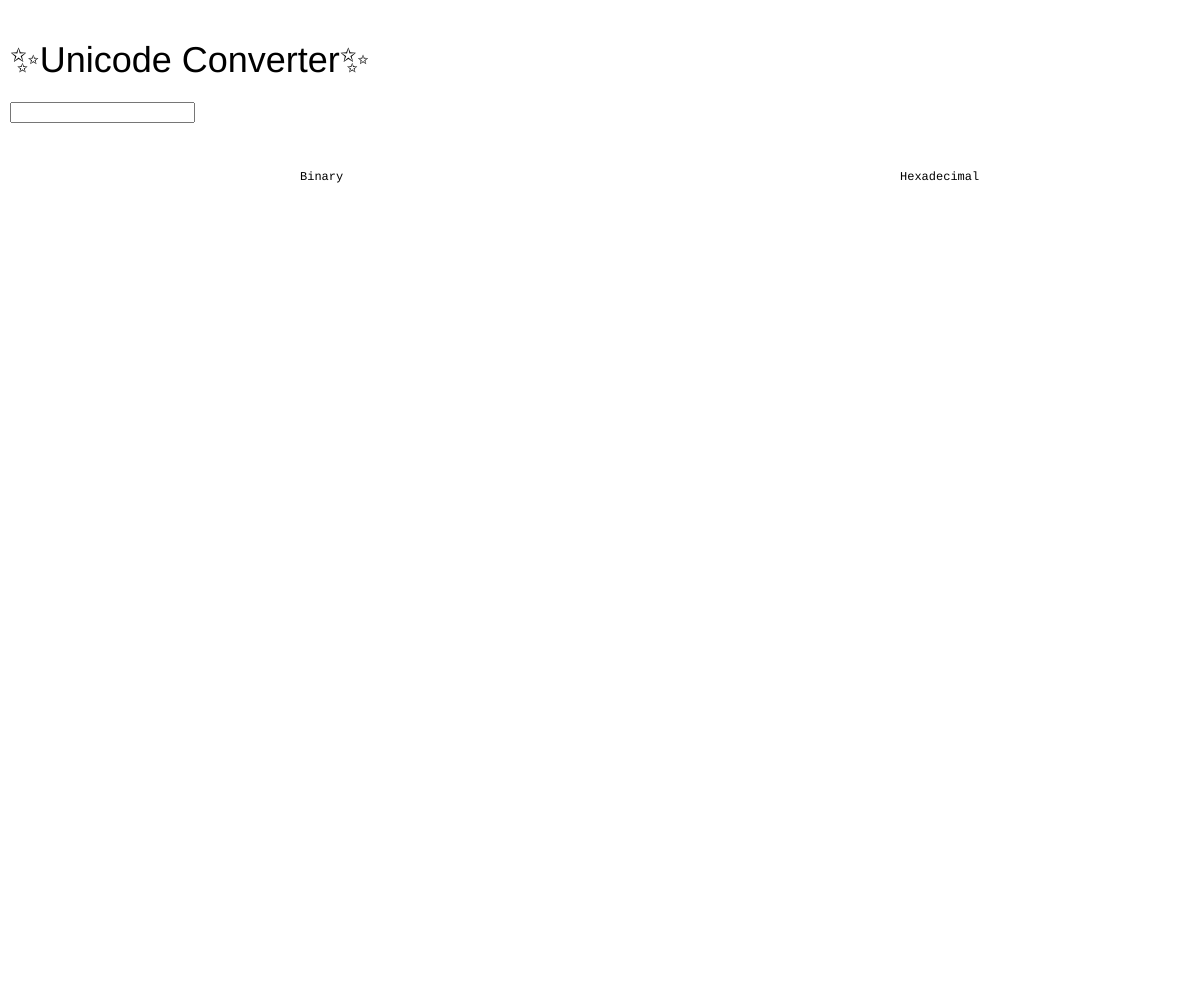
Frame 1 (no input)
Frame 60 (no input): identical to frame 1, image omitted
Frame 120 (the mouse pressed at the canvas centre since frame 60): identical to frame 1, image omitted

The p5.js sketch that drew this single still picture (run headless with seeded random() and noise() and a simulated clock; from frame 60 on, the mouse is pressed at the canvas centre):

// p5.js sketch
// ── sketch.js
function setup() {
	createCanvas(windowWidth, windowHeight);
	input = createInput()

	input.position(10, 102)
}

function draw() {
	background('white');
	textAlign('left')

	textFont('sans-serif')
	textSize(36)
	text('✨Unicode Converter✨',10,72);
	
	
var binary = input.value();
textSize(12);
textFont('monospace')
	var number = int(input.value());
	var output = "";
	var hex = "";
	for (var i = 0; i < binary.length; i++) {
      output += binary[i].charCodeAt(0).toString(2) + " ";
      hex += binary[i].charCodeAt(0).toString(16) + " ";
  }
	var num = number.toString(2);
	var num16 = number.toString(16);
text("Binary", windowWidth/4, 180)
text(output,10,200, windowWidth/2)
text("Hexadecimal", 3*windowWidth/4, 180)
text(hex, windowWidth/2+10, 200, (windowWidth/2-10))
}

function windowResized() {
	resizeCanvas(windowWidth, windowHeight);
}
